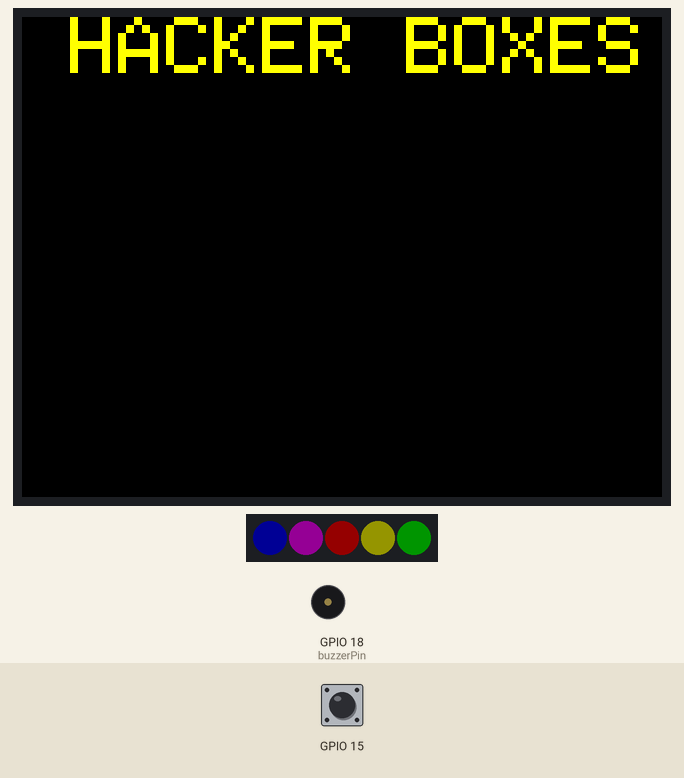
Simulated run of this sketch. Board: ESP32. On the bench: 320×240 colour display, 5 RGB LEDs in strip order, left to right, buzzer (waves = sounding). The inputs (shaded band) are chosen by the test bench; at power-on: GPIO 15 HIGH. Dim RGB values are drawn brighter than linear; a WiFi scan finds three made-up networks.

Above: at 3.0 s.
At 11.4 s:
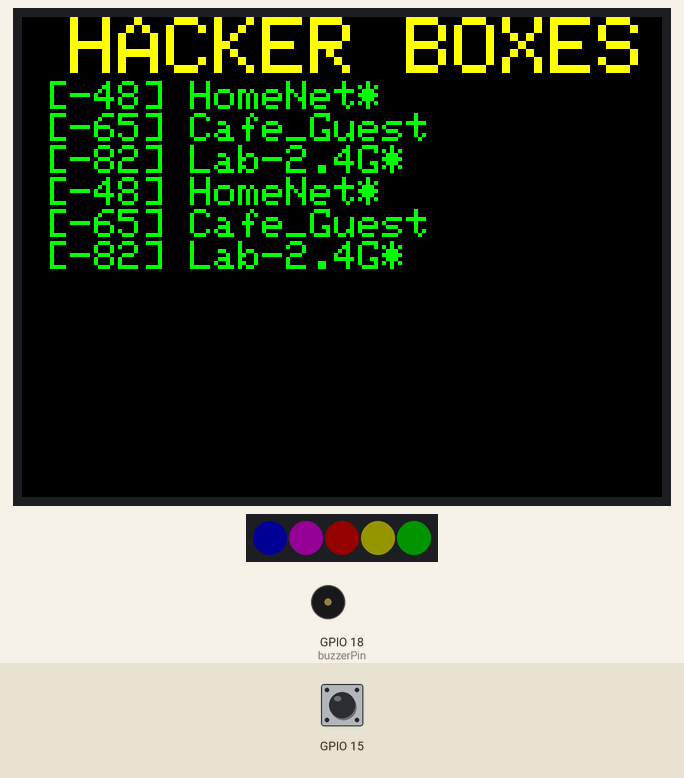
11.5 s: GPIO 15 pulled LOW for 0.15 s
At 16.5 s:
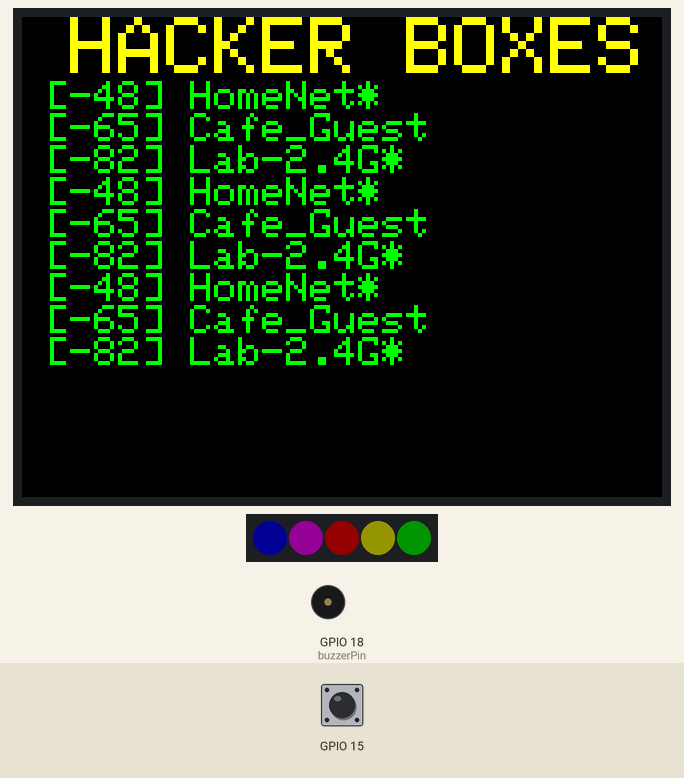
38.7 s: GPIO 15 pulled LOW for 1 s
At 41.9 s:
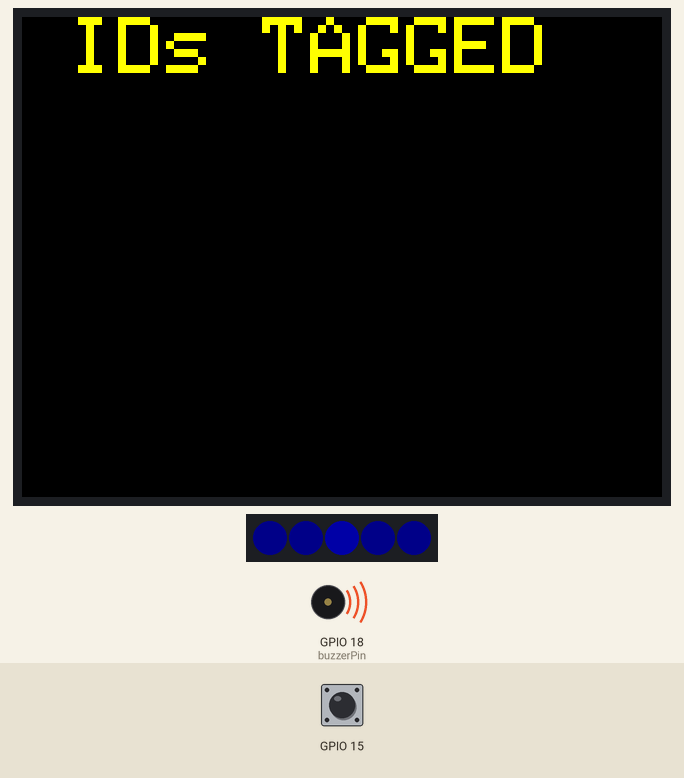
Timing chart, 0 to 63.9 s (numbered marks = the images above; inputs shaded):
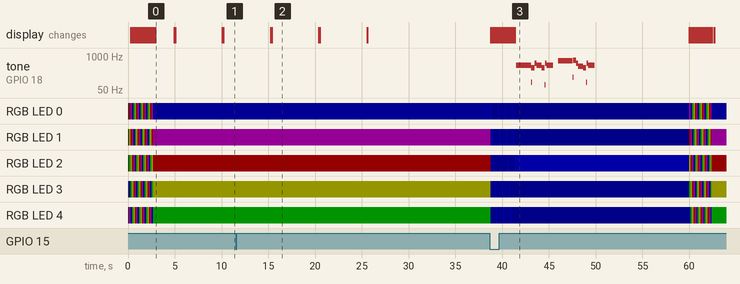

Measured:
- after the input at 11.5 s, tone on GPIO 18 (buzzerPin): stops changing and stays silent
- after the input at 38.7 s, tone on GPIO 18 (buzzerPin): plays 439 Hz for 1.6 s, 101 Hz for 0.04 s, 348 Hz for 0.36 s, 521 Hz for 0.20 s, 439 Hz for 0.52 s, 348 Hz for 0.36 s … (18 notes in this stretch), starting after 2.8 s
- what the display in image 0 shows lasts 2.0 s, from 2.9 s to 4.9 s
- what the display in image 2 shows lasts 5.1 s, from 15.3 s to 20.4 s

The sketch:

HB020_Badge_A.ino
```cpp
#include "WiFi.h"
#include "SPI.h"
#include "Adafruit_GFX.h"
#include "Adafruit_ILI9341.h"
#include <Adafruit_NeoPixel.h>

// TFT Display Pins
#define TFT_CS    19
#define TFT_DC    22
#define TFT_MOSI  23
#define TFT_CLK   26
#define TFT_RST   21
#define TFT_MISO  25

// NeoPixel Values
#define PIXELPIN   5
#define NUMPIXELS  5
#define pixlux    20  //saturation level for NeoPixels colors

// Audio Buzzer Values
const int buzzerPin = 18;
const int f = 349;
const int gS = 415;
const int a = 440;
const int cH = 523;
const int eH = 659;
const int fH = 698;
const int e6 = 1319;
const int g6 = 1568;
const int a6 = 1760;
const int as6 = 1865;
const int b6 = 1976;
const int c7 = 2093;
const int d7 = 2349;
const int e7 = 2637;
const int f7 = 2794;
const int g7 = 3136;

int muted = false;
int mute_touched = false;
char ssid[]="HackerBoxer_1Nph453";  //put your handle after the underscore
Adafruit_ILI9341 tft = Adafruit_ILI9341(TFT_CS, TFT_DC, TFT_MOSI, TFT_CLK, TFT_RST, TFT_MISO);
Adafruit_NeoPixel pixels = Adafruit_NeoPixel(NUMPIXELS, PIXELPIN, NEO_GRB + NEO_KHZ800);
char hackers_found[13][70];
int next_hacker_found = 0;

void setup()
{
  tft.begin();
  tft.setRotation(3); // rotate 3*(pi/2)
  pixels.begin();
  pinMode(buzzerPin, OUTPUT);
  for (int i; i<13; i++)
    hackers_found[i][0] = 0; //empty array of strings
   touchAttachInterrupt(15, mutebutton, 40);  //threshold 40
}

void loop()
{
  // cycle some NeoPixel Rainbows
  RainbowLEDcycle(18);
  // scan other SSIDs
  wifiScan2LCD();
  // start broadcating SSID (AP on)
  WiFi.softAP(ssid, NULL, 1, 0, 1);
  // Play Mario Theme on Buzzer
  mute_handler();
  if (!muted)
    MarioTheme();
  // chill here for a while
  delay(10000);
  //diplay list of found hackers tagged
  found2LCD();
  // cycle some NeoPixel Blues
  BlueLEDcycle(18);
  // Play Imperial March on Buzzer
  mute_handler();
  if (!muted)
    ImperialMarch();
  // chill here for a while
  delay(10000);
  // stop broadcating SSID (AP off)
  WiFi.softAPdisconnect(1);
}

void wifiScan2LCD()
{
  int netsfound;
  int displaylines=13;

  tft.fillScreen(ILI9341_BLACK);
  tft.setCursor(0, 0);
  tft.setTextColor(ILI9341_YELLOW);
  tft.setTextSize(4);
  tft.println(" HACKER BOXES");
  tft.setTextColor(ILI9341_GREEN);
  tft.setTextSize(2);

  while (displaylines > 0)
  {
    netsfound = WiFi.scanNetworks();
    if (netsfound==0)
    {
      tft.println(". . .");
      displaylines--;
    }
    for (int i = 0; i < netsfound; ++i)
    {
      if (WiFi.SSID(i).startsWith("HackerBoxer"))
      {
        WiFi.SSID(i).toCharArray(hackers_found[next_hacker_found],70);
        hackers_found[next_hacker_found][25] = 0;  //truncate string
        next_hacker_found++;
        if (next_hacker_found == 13)
          next_hacker_found = 0;
      }
      else
      {
        // Print SSID and RSSI for each network found
        tft.print(" [");
        tft.print(WiFi.RSSI(i));
        tft.print("] ");
        tft.print(WiFi.SSID(i).substring(0,17));
        tft.println((WiFi.encryptionType(i) == WIFI_AUTH_OPEN)?" ":"*");
        delay(50);
        displaylines--;
      }
    }
    delay(3000); // Wait before scanning again
  }
}

void found2LCD()
{
  tft.fillScreen(ILI9341_BLACK);
  tft.setCursor(0, 0);
  tft.setTextColor(ILI9341_YELLOW);
  tft.setTextSize(4);
  tft.println(" IDs TAGGED");
  tft.setTextColor(ILI9341_RED);
  tft.setTextSize(2);
  for (int i=0; i<13; i++)
  {
    tft.print(" ");
    tft.println(hackers_found[i]+12);
  }
}

void RainbowLEDcycle(int cycles)
{
  int i=0;
  while(cycles)
  {
    pixels.setPixelColor(i, pixels.Color(pixlux,0,0));
    i = (i==4) ? 0 : (i+1);
    pixels.setPixelColor(i, pixels.Color(pixlux,pixlux,0));
    i = (i==4) ? 0 : (i+1);
    pixels.setPixelColor(i, pixels.Color(0,pixlux,0));
    i = (i==4) ? 0 : (i+1);
    pixels.setPixelColor(i, pixels.Color(0,0,pixlux));
    i = (i==4) ? 0 : (i+1);
    pixels.setPixelColor(i, pixels.Color(pixlux,0,pixlux));
    i = (i==4) ? 0 : (i+1);
    i = (i==4) ? 0 : (i+1);
    pixels.show();
    delay(150);
    cycles--;
  }
}

void BlueLEDcycle(int cycles)
{
  int i=0;
  while(cycles)
  {
    pixels.setPixelColor(i, pixels.Color(0,0,pixlux*2));
    i = (i==4) ? 0 : (i+1);
    pixels.setPixelColor(i, pixels.Color(0,0,pixlux/2));
    i = (i==4) ? 0 : (i+1);
    pixels.setPixelColor(i, pixels.Color(0,0,pixlux/2));
    i = (i==4) ? 0 : (i+1);
    pixels.setPixelColor(i, pixels.Color(0,0,pixlux/2));
    i = (i==4) ? 0 : (i+1);
    pixels.setPixelColor(i, pixels.Color(0,0,pixlux/2));
    i = (i==4) ? 0 : (i+1);
    i = (i==4) ? 0 : (i+1);
    pixels.show();
    delay(150);
    cycles--;
  }
}

void beep(int tone, int duration)
{
  int noteDelay = int(500000.0/tone);
  for (float i = 0.0; i < float(duration/1000.0); i += (1.0/tone))
  {
    digitalWrite(buzzerPin, HIGH);
    delayMicroseconds(noteDelay);
    digitalWrite(buzzerPin, LOW);
    delayMicroseconds(noteDelay);
  }
  delay(30);
}

void  ImperialMarch()
{
  beep(a, 500);
  beep(a, 500);
  beep(a, 500);
  beep(f, 350);
  beep(cH, 150);
  beep(a, 500);
  beep(f, 350);
  beep(cH, 150);
  beep(a, 650);
  delay(500);
  beep(eH, 500);
  beep(eH, 500);
  beep(eH, 500);
  beep(fH, 350);
  beep(cH, 150);
  beep(gS, 500);
  beep(f, 350);
  beep(cH, 150);
  beep(a, 650);
}

void  MarioTheme()
{
  beep(e7,150);
  beep(e7,150);
  delay(150);
  beep(e7,150);
  delay(150);
  beep(c7,150);
  beep(e7,150);
  delay(150);
  beep(g7,150);
  delay(450);
  beep(g6,150);
  delay(450);
  beep(c7,150);
  delay(300);
  beep(g6,150);
  delay(300);
  beep(e6,150);
  delay(300);
  beep(a6,150);
  delay(150);
  beep(b6,150);
  delay(150);
  beep(as6,150);
  beep(a6,150);
  delay(150);
  beep(g6,112);
  beep(e7,112);
  beep(g7,112);
  beep(a6,150);
  delay(150);
  beep(f7,150);
  beep(g7,150);
  delay(150);
  beep(e7,150);
  delay(150);
  beep(c7,150);
  beep(d7,150);
  beep(b6,150);
}

void mutebutton()
{
  mute_touched = true;
}

void mute_handler()
{
  if (mute_touched)
  {
    if (muted)
    {
      muted = false;
    }
    else
    {
      muted = true;
    }
    mute_touched = false;
  }
}
```
